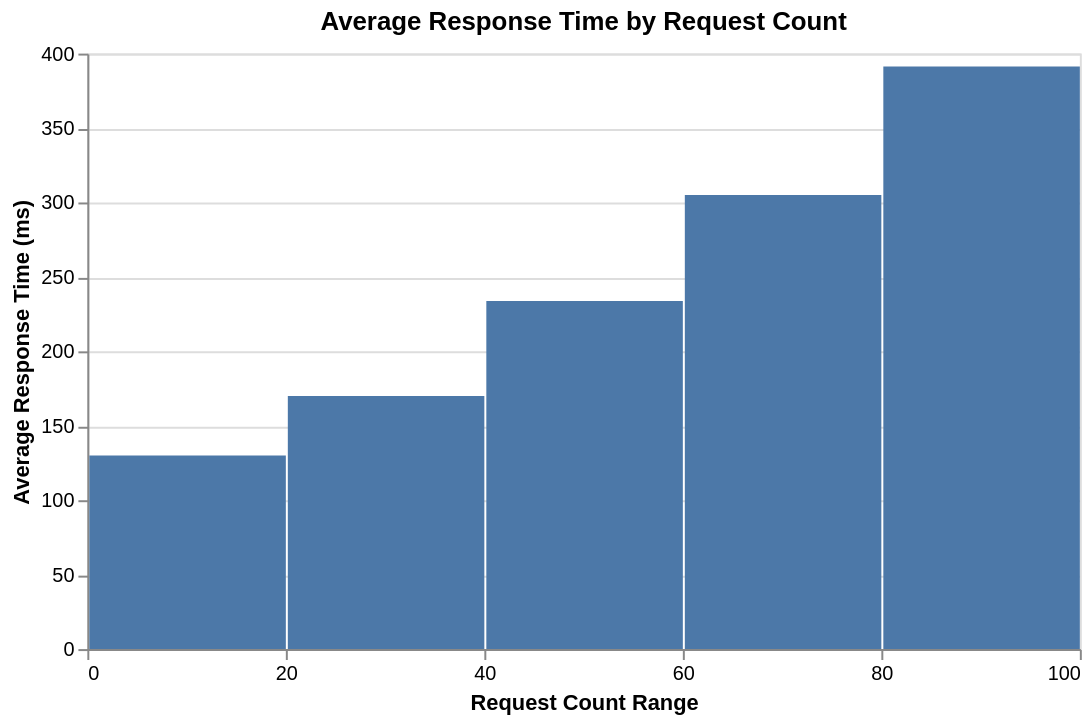

Specify this chart in Vega-Lite:
### Vega-Lite specification from a JSON file in a GitHub repository (floating-point values rounded to 4 significant figures)
{"$schema": "https://vega.github.io/schema/vega-lite/v6.json", "description": "Histogram showing average values per bin using mean aggregation", "title": "Average Response Time by Request Count", "width": 500, "height": 300, "data": {"values": [{"requests": 10, "responseTime": 120}, {"requests": 15, "responseTime": 135}, {"requests": 20, "responseTime": 145}, {"requests": 25, "responseTime": 160}, {"requests": 30, "responseTime": 175}, {"requests": 35, "responseTime": 190}, {"requests": 40, "responseTime": 205}, {"requests": 45, "responseTime": 220}, {"requests": 50, "responseTime": 240}, {"requests": 55, "responseTime": 255}, {"requests": 60, "responseTime": 270}, {"requests": 65, "responseTime": 290}, {"requests": 70, "responseTime": 310}, {"requests": 75, "responseTime": 330}, {"requests": 80, "responseTime": 350}, {"requests": 85, "responseTime": 370}, {"requests": 90, "responseTime": 395}, {"requests": 95, "responseTime": 420}, {"requests": 12, "responseTime": 125}, {"requests": 18, "responseTime": 140}, {"requests": 22, "responseTime": 150}, {"requests": 28, "responseTime": 165}, {"requests": 32, "responseTime": 180}, {"requests": 38, "responseTime": 195}, {"requests": 42, "responseTime": 210}, {"requests": 48, "responseTime": 230}, {"requests": 52, "responseTime": 245}, {"requests": 58, "responseTime": 265}, {"requests": 62, "responseTime": 280}, {"requests": 68, "responseTime": 300}, {"requests": 72, "responseTime": 320}, {"requests": 78, "responseTime": 340}, {"requests": 82, "responseTime": 360}, {"requests": 88, "responseTime": 385}, {"requests": 92, "responseTime": 410}, {"requests": 98, "responseTime": 440}]}, "mark": "bar", "encoding": {"x": {"field": "requests", "type": "quantitative", "bin": {"maxbins": 8}, "axis": {"title": "Request Count Range"}}, "y": {"field": "responseTime", "aggregate": "mean", "type": "quantitative", "axis": {"title": "Average Response Time (ms)"}}}}
